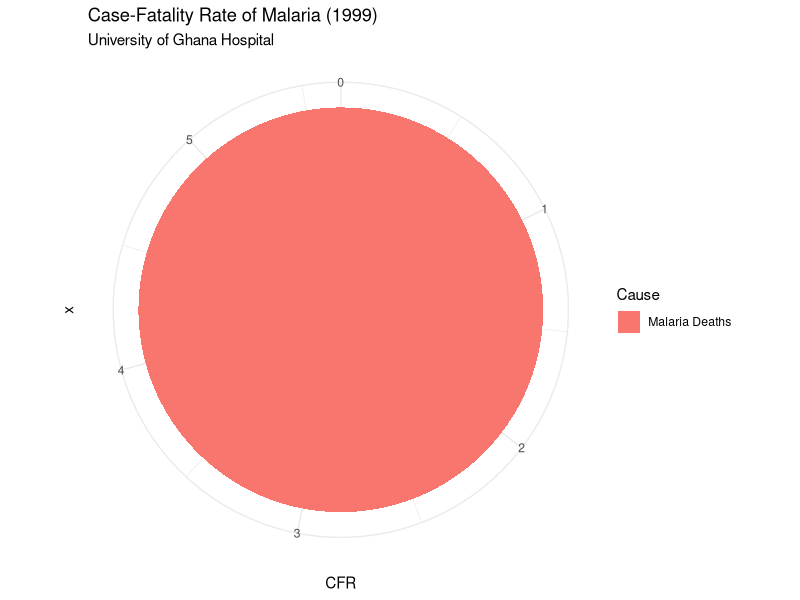
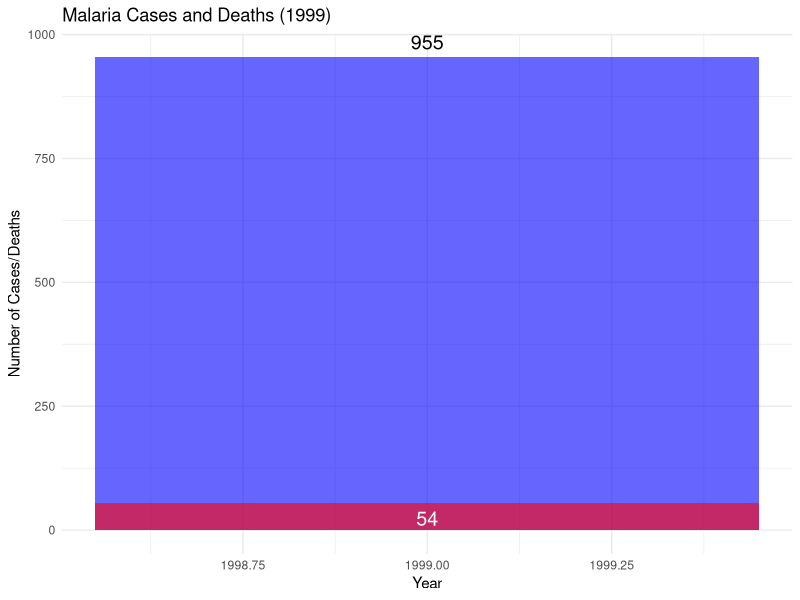

These charts were generated, in order, by the following R code:
## ---- chunk 1
library(tidyverse)
## ---- chunk 2
malaria_data <- tibble(
  Year = 1999,
  Total_Cases = 955,
  Malaria_Deaths = 54,
  CFR = (54 / 955) * 100  # Case-Fatality Rate in percentage
)

# Display the tibble table
malaria_data
## ---- chunk 3
ggplot(malaria_data, aes(x = "", y = CFR, fill = "Malaria Deaths")) +
  geom_bar(stat = "identity", width = 0.5) +
  coord_polar("y", start = 0) +
  labs(title = "Case-Fatality Rate of Malaria (1999)",
       subtitle = "University of Ghana Hospital",
       fill = "Cause") +
  theme_minimal()
## ---- chunk 4
ggplot(malaria_data, aes(x = Year)) +
  geom_col(aes(y = Total_Cases), fill = "blue", alpha = 0.6) +
  geom_col(aes(y = Malaria_Deaths), fill = "red", alpha = 0.6) +
  geom_text(aes(y = Total_Cases, label = Total_Cases), vjust = -0.5, size = 5) +
  geom_text(aes(y = Malaria_Deaths, label = Malaria_Deaths), vjust = 1.5, size = 5, color = "white") +
  labs(title = "Malaria Cases and Deaths (1999)",
       x = "Year",
       y = "Number of Cases/Deaths",
       fill = "Legend") +
  theme_minimal()
